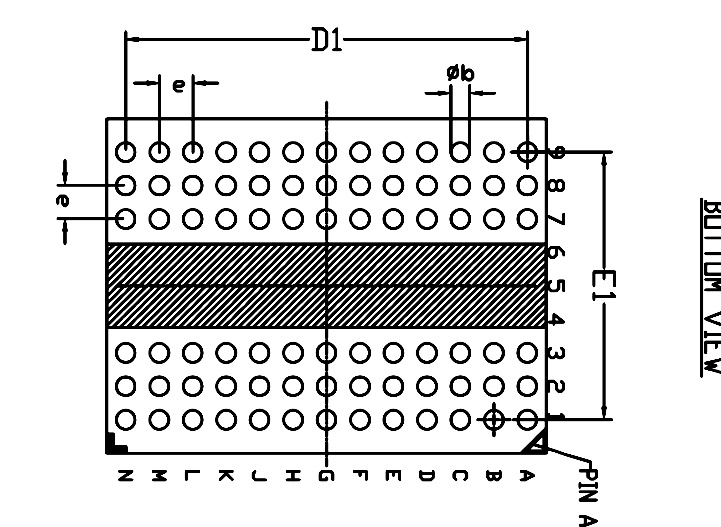
#> input picture images/bga/16.jpg, 721 x 527 px
$ python -i bga_affine.py   (imports and definitions only)
#> lines starting #> are read from the running program, lines starting #| are printed output that depends on the picture; after the words box and inside, x2 and y2 are one past the last pixel; in counts of white or black regions, pixels touching at a corner belong together
import cv2
import numpy as np
import math
import matplotlib.pyplot as plt
import os
from typing import Union


def center_affine_transform(image_path: Union[str, np.ndarray], angle: float = 0, scale: float = 1.0):
    """
    brief:  Perform affine transformation on the image with the image center as the origin.
    param:  @image_path: Should be path or mat of image.
            @angle: The angle in degree at which the image needs to be rotated in a clockwise direction.
            @scale: Image scaling ratio.
    return: 1.Original image.
            2.Transformed image.
            3.Affine transformation mat.
    """
#> called with image_path = '../images/bga/16.jpg', angle = 0, scale = 1
    if type(image_path) is str:
        if not os.path.exists(image_path):
            return None, None, None

        img = cv2.imread(image_path)
#> img is the input picture: shape (527, 721, 3); min 0, max 255, mean 217.1
        img = cv2.cvtColor(img, cv2.COLOR_BGR2GRAY)
#> img: shape (527, 721)
        #threshold, processed img      img, thresh, maxval, threshold type
        thresh, img = cv2.threshold(img, 200, 255, cv2.THRESH_BINARY)
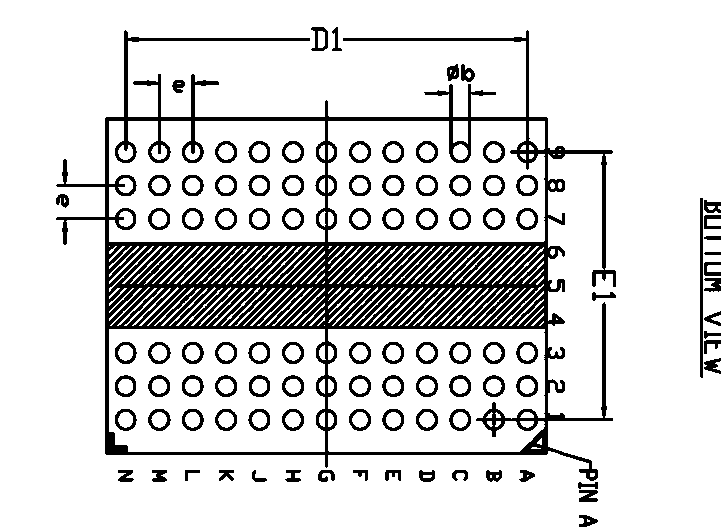
#> img: shape (527, 721); 84.2% white; 98 black regions, largest, box (x1, y1, x2, y2) and area: (56, 30, 616, 481) 43196, (700, 198, 703, 378) 539, (449, 375, 471, 397) 206

    elif type(image_path) is np.ndarray:
        img = image_path
    else:
        return None, None, None
    height, width = img.shape[:2]
#> height = 527; width = 721

    # 将角度转换为弧度
    angle_rad = math.radians(angle)

    """
    [a00 a01 tx]
    [a10 a11 ty]
    """
    a00 = scale * math.cos(angle_rad)
    a01 = -scale * math.sin(angle_rad)
    a10 = scale * math.sin(angle_rad)
    a11 = scale * math.cos(angle_rad)

    # 计算旋转后的图像边界
    cos_val = abs(math.cos(angle_rad))
    sin_val = abs(math.sin(angle_rad))

    #新画布宽度和高度
    new_width = int((width * cos_val + height * sin_val) * scale)
#> new_width = 721
    new_height = int((width * sin_val + height * cos_val) * scale)
#> new_height = 527

    """
    新画布左上角还是原点,画布中心为(new_width/2, new_height/2)
    新图像的中心为:A*(width/2, height/2)^T
    水平方向移动单位:new_width/2 - (a00, a01)*(width/2, height/2)^T
    垂直方向移动单位:new_height/2 - (a10, a11)*(width/2, height/2)^T
    """
    tx = (new_width - width * a00 - height * a01) / 2
#> tx = 0
    ty = (new_height - width * a10 - height * a11) / 2
#> ty = 0

    # 构建完整的变换矩阵
    M = np.float32([[a00, a01, tx],
                    [a10, a11, ty]])
#> M = [[1, 0, 0], [0, 1, 0]]

    # 应用变换到新的大小
    transformed_img = cv2.warpAffine(img, M, (new_width, new_height))

    return img, transformed_img, M

>>> result = center_affine_transform('../images/bga/16.jpg')

$ run again, on images/bga/17.jpg
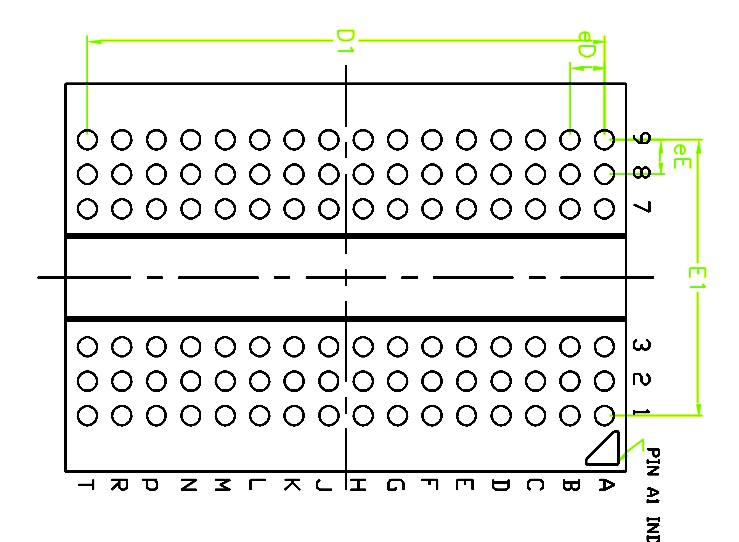
#> input picture images/bga/17.jpg, 739 x 542 px
#> in center_affine_transform, img is the input picture: shape (542, 739, 3); mean B, G, R 232.4, 234.9, 234.1
#> in center_affine_transform, `img = cv2.cvtColor(img, cv2.COLOR_BGR2GRAY)`:
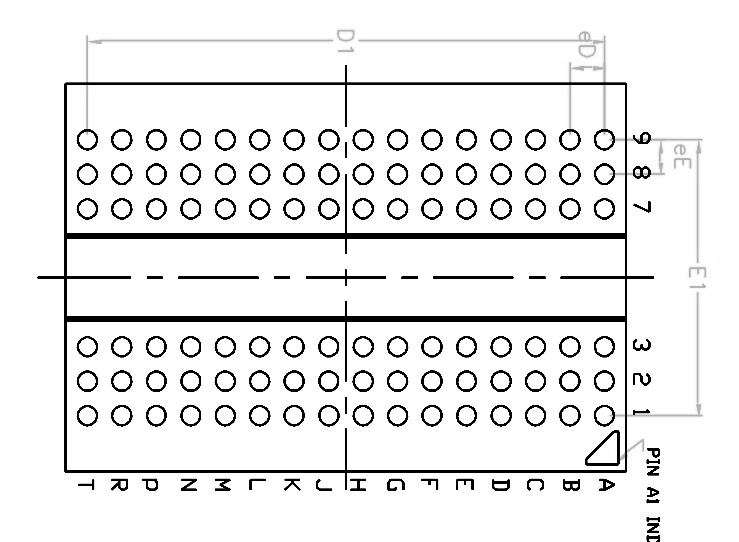
#> img: shape (542, 739); min 0, max 255, mean 234.4
#> in center_affine_transform, `thresh, img = cv2.threshold(img, 200, 255, cv2.THRESH_BINARY)`:
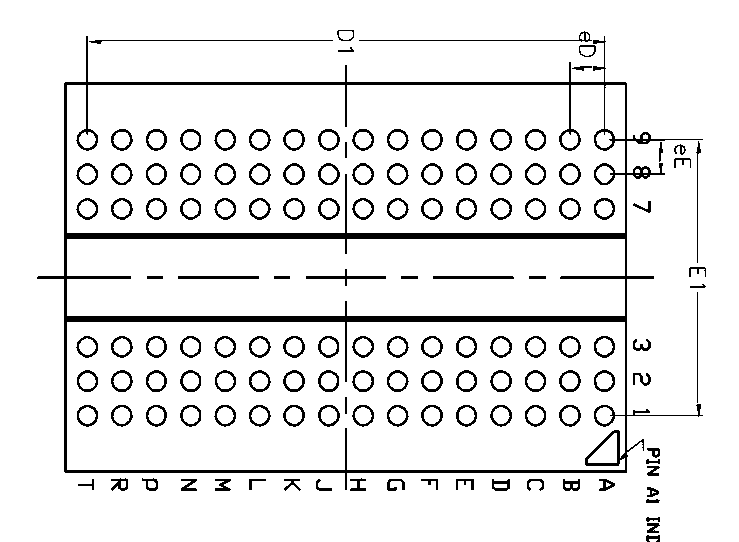
#> img: shape (542, 739); 91.5% white; 141 black regions, largest, box (x1, y1, x2, y2) and area: (37, 36, 703, 490) 15373, (359, 31, 592, 42) 281, (306, 269, 386, 286) 268

$ run again, on images/bga/18.jpg
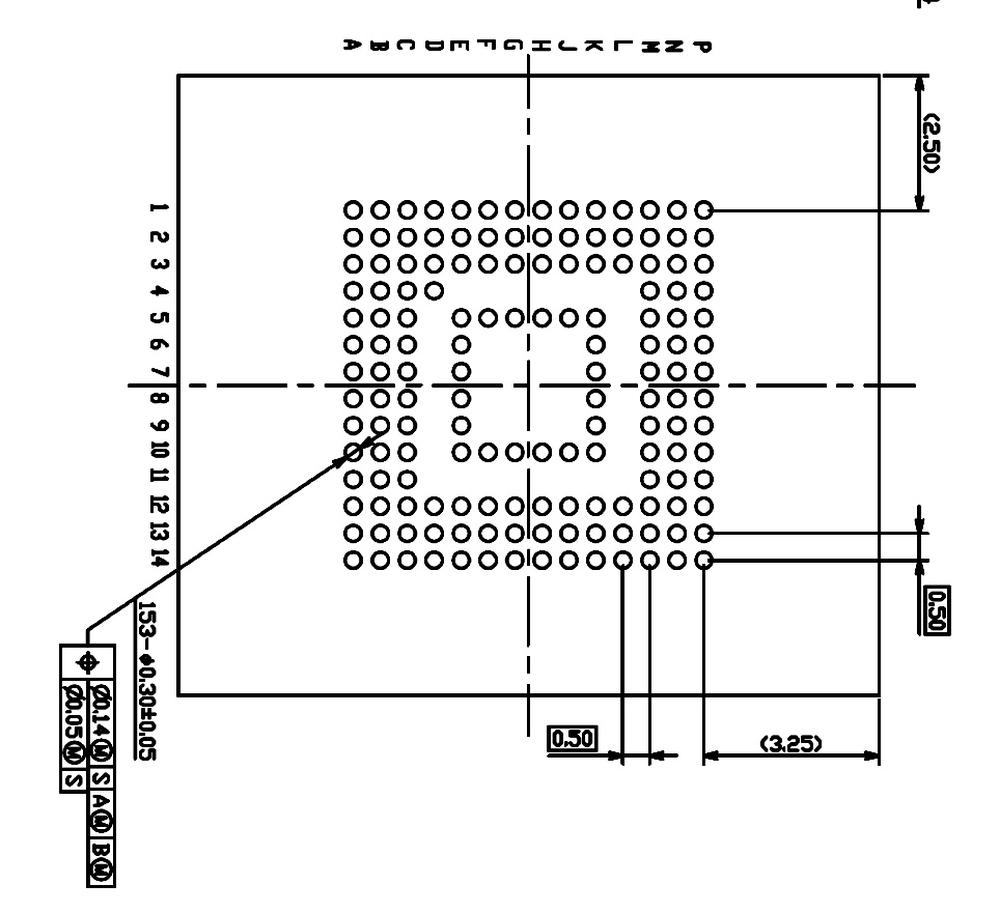
#> input picture images/bga/18.jpg, 1000 x 913 px
#> in center_affine_transform, img is the input picture: shape (913, 1000, 3); min 0, max 255, mean 235.7
#> in center_affine_transform, `thresh, img = cv2.threshold(img, 200, 255, cv2.THRESH_BINARY)`:
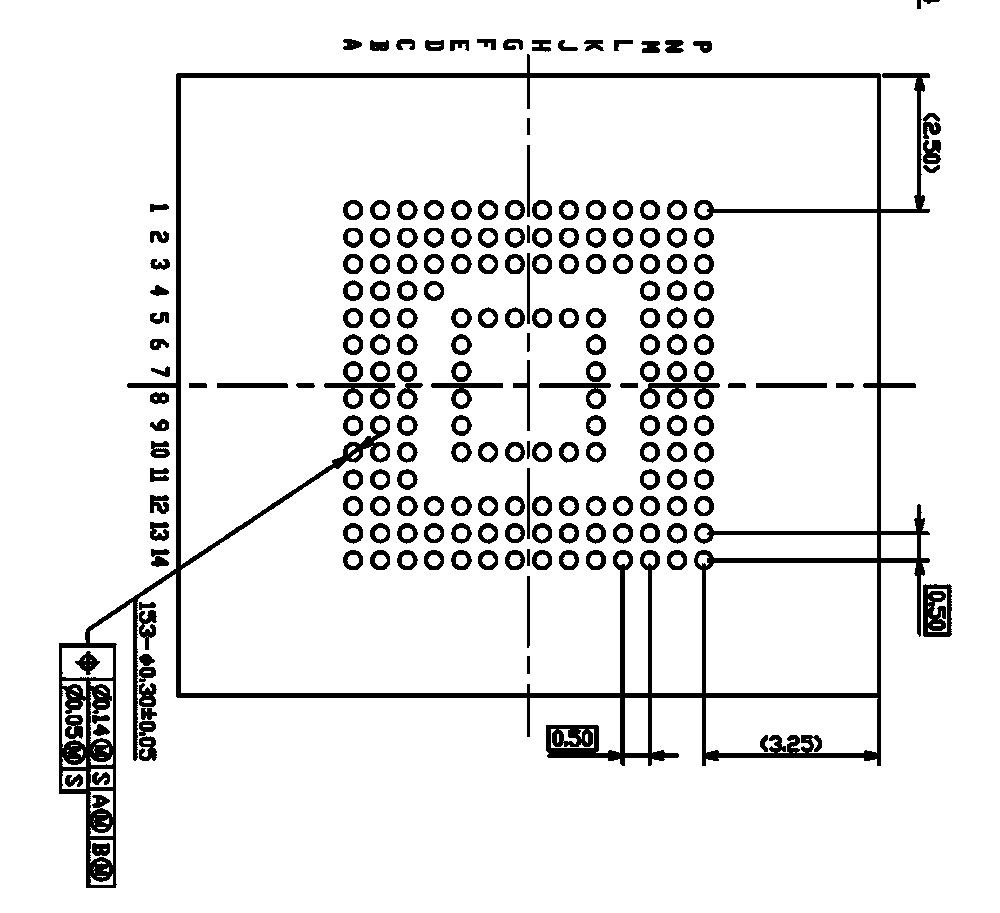
#> img: shape (913, 1000); 91.3% white; 212 black regions, largest, box (x1, y1, x2, y2) and area: (59, 54, 930, 888) 33729, (923, 584, 952, 637) 1182, (640, 383, 720, 409) 1029

$ run again, on images/bga/22.jpg
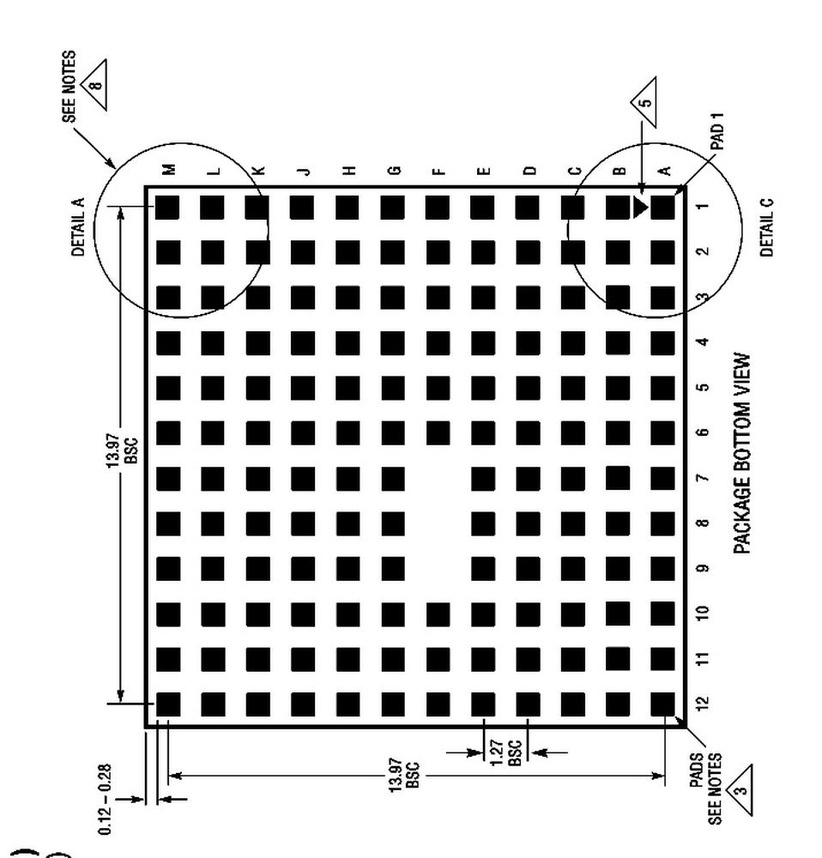
#> input picture images/bga/22.jpg, 822 x 858 px, shrunk from 958 x 1000 before the run
#> in center_affine_transform, img is the input picture: shape (858, 822, 3); min 0, max 255, mean 217.6
#> in center_affine_transform, `thresh, img = cv2.threshold(img, 200, 255, cv2.THRESH_BINARY)`:
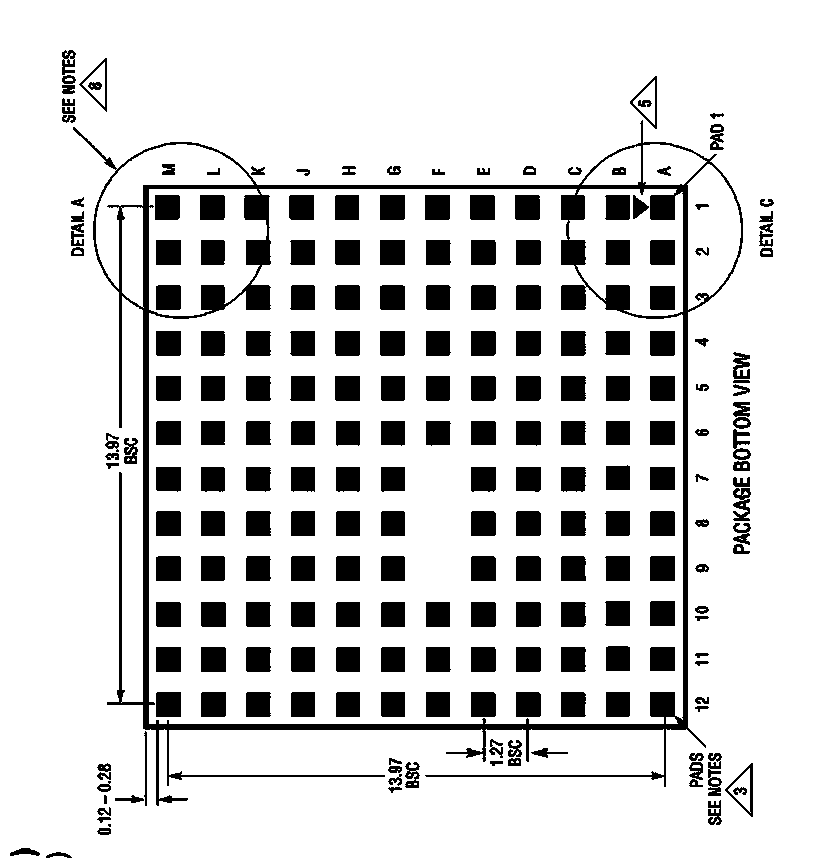
#> img: shape (858, 822); 83.9% white; 225 black regions (1 under 20 px), largest, box (x1, y1, x2, y2) and area: (73, 120, 743, 806) 23894, (156, 240, 181, 265) 625, (380, 240, 405, 265) 625
